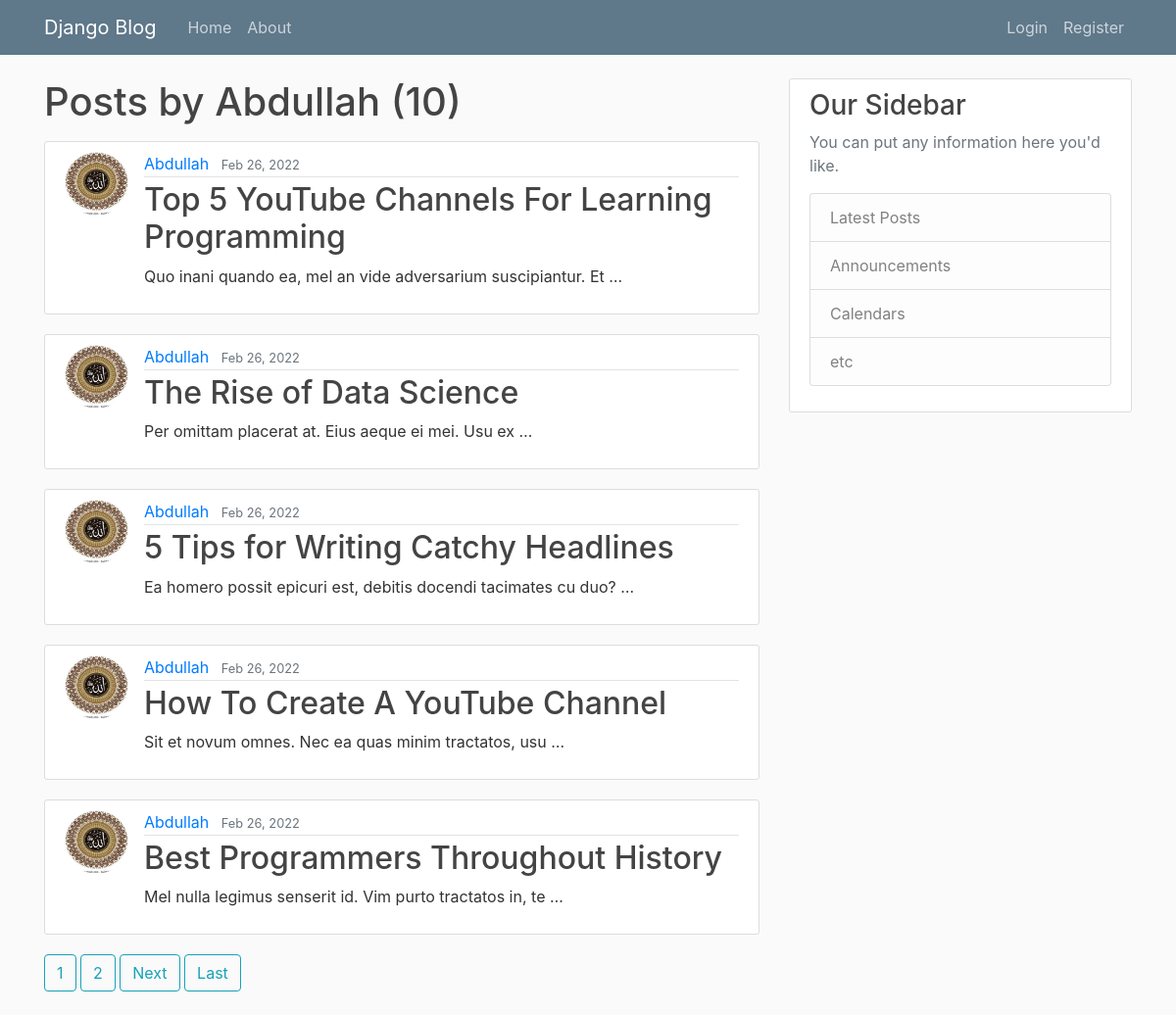
The page /user/Abdullah on the database its author committed.
### blog/models.py (models this page shows, shortened)
class Post(models.Model):
    title = models.CharField(max_length=100)
    content = models.TextField()
    date_posted = models.DateTimeField(default=timezone.now)
    author = models.ForeignKey(User, on_delete=models.CASCADE)
    def get_absolute_url(self):
        return reverse("blog-detail", kwargs={"pk": self.pk})

### users/models.py (models this page shows, shortened)
class Profile(models.Model):
    user = models.OneToOneField(User, on_delete=models.CASCADE)
    image = models.ImageField(default='default.jpg', upload_to='profile_pics')

### blog/views.py (the view)
# urls.py: path('user/<str:username>', UserPostListView.as_view(), name='user-posts'),
class UserPostListView(ListView):
    model = Post
    template_name = "blog/user_posts.html"
    context_object_name = 'posts'
    paginate_by = 5
    def get_queryset(self):
        user = get_object_or_404(User, username=self.kwargs.get('username'))
        return Post.objects.filter(author=user).order_by('-date_posted')

### blog/templates/blog/user_posts.html (shortened to what this page needs)
{% extends "blog/base.html" %}
{% block content %}
<h1 class="mb-3">Posts by {{ view.kwargs.username }} ({{ page_obj.paginator.count }})</h1>
{% for post in posts  %}
<article class="media content-section">
  <img class="rounded-circle article-img" src="{{ post.author.profile.image.url }}" alt="">
    <div class="media-body">
      <div class="article-metadata">
        <a class="mr-2" href="{% url 'user-posts' post.author.username %}">{{ post.author }}</a>
        <small class="text-muted">{{ post.date_posted|date:"M d, Y" }}</small>
      </div>
      <h2><a class="article-title" href="{{ post.get_absolute_url }}">{{ post.title }}</a></h2>
      <p class="article-content">{{ post.content|truncatewords:10 }}</p>
    </div>
  </article>
{% endfor %}
{% if is_paginated %}
  {% for num in page_obj.paginator.page_range %}
      {% if page_obj_number == num %}
      <a class="btn btn-info mb-4" href="?page={{ num }}">{{ num }}</a>
      {% elif num > page_obj.number|add:'-3' and num < page_obj.number|add:'3'  %}
      <a class="btn btn-outline-info mb-4" href="?page={{ num }}">{{ num }}</a>
      {% endif %}
  {% endfor %}
  {% if page_obj.has_next %}
    <a class="btn btn-outline-info mb-4" href="?page={{ page_obj.next_page_number }}">Next</a>
    <a class="btn btn-outline-info mb-4" href="?page={{ page_obj.paginator.num_pages }}">Last</a>
  {% endif %}
{% endif %}
{% endblock content %}

### blog/static/blog/main.css (style rules this page uses)
body { background: #fafafa; color: #333333; margin-top: 5rem; }
h1, h2, h3, h4, h5, h6 { color: #444444; }
.content-section { background: #ffffff; padding: 10px 20px; border: 1px solid #dddddd; border-radius: 3px; margin-bottom: 20px; }
.article-title { color: #444444; }
.article-content { white-space: pre-line; }
.article-img { height: 65px; width: 65px; margin-right: 16px; }
.article-metadata { padding-bottom: 1px; margin-bottom: 4px; border-bottom: 1px solid #e3e3e3 }

### rows shown on the page
Post: author.profile.image (picture), author "Abdullah", date_posted "Feb 26, 2022", title "Top 5 YouTube Channels For Learning Programming", content "Quo inani quando ea, mel an vide adversarium suscipiantur. Et …"
Post: author.profile.image (picture), author "Abdullah", date_posted "Feb 26, 2022", title "The Rise of Data Science", content "Per omittam placerat at. Eius aeque ei mei. Usu ex …"
Post: author.profile.image (picture), author "Abdullah", date_posted "Feb 26, 2022", title "5 Tips for Writing Catchy Headlines", content "Ea homero possit epicuri est, debitis docendi tacimates cu duo? …"
Post: author.profile.image (picture), author "Abdullah", date_posted "Feb 26, 2022", title "How To Create A YouTube Channel", content "Sit et novum omnes. Nec ea quas minim tractatos, usu …"
Post: author.profile.image (picture), author "Abdullah", date_posted "Feb 26, 2022", title "Best Programmers Throughout History", content "Mel nulla legimus senserit id. Vim purto tractatos in, te …"

### other values the page prints
{{ view.kwargs.username }} "Abdullah"
{{ page_obj.paginator.count }} "10"
{{ num }} "1" "2"
